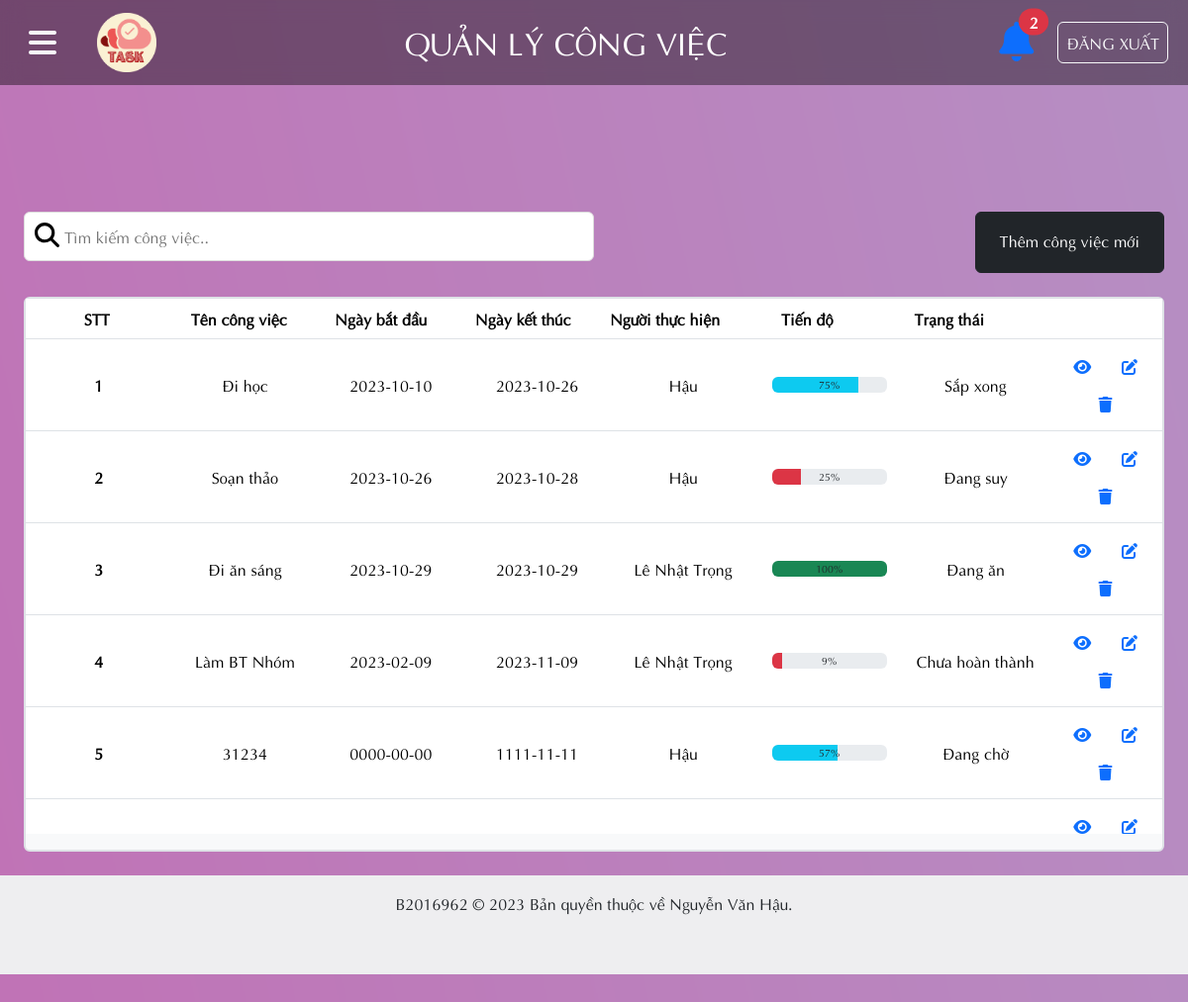
/Admin/ad_congviec_ds.php, run on an earlier commit of the app's database.
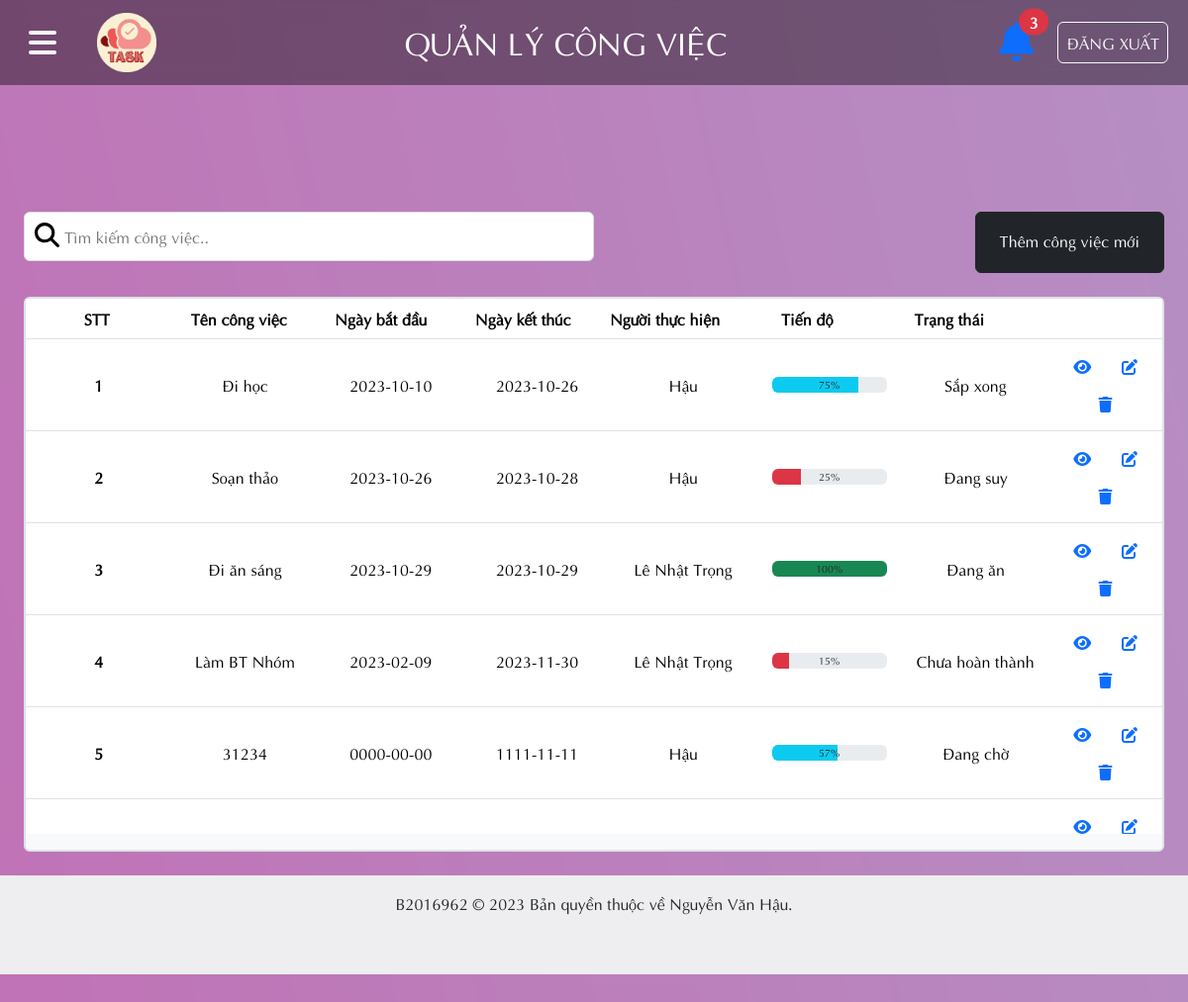
And on a later commit of the database.
### tables this page shows
CREATE TABLE `congviec` (
  `CV_MA` int(10) NOT NULL,
  `CV_TEN` varchar(50) NOT NULL,
  `CV_NGAYBATDAU` date NOT NULL,
  `CV_NGAYKETTHUC` date NOT NULL,
  `CV_NOIDUNG` text NOT NULL,
  `CV_TIENDO` varchar(50) NOT NULL,
  `CV_TRANGTHAICV` varchar(50) NOT NULL,
  `CV_NGAYTAO` date NOT NULL,
  `CV_NTH` int(10) NOT NULL,
  `CV_NGS` int(10) NOT NULL,
  `LCV_MA` int(10) NOT NULL
);

CREATE TABLE `nguoidung` (
  `ND_MA` int(10) NOT NULL,
  `ND_HOTEN` varchar(50) NOT NULL,
  `ND_NGAYSINH` date NOT NULL,
  `ND_DIACHI` varchar(50) NOT NULL,
  `ND_SDT` varchar(10) NOT NULL,
  `ND_EMAIL` varchar(50) NOT NULL,
  `ND_MSCB` int(10) NOT NULL,
  `ND_MATKHAU` varchar(32) NOT NULL
);

### Admin/ad_thongbao.php (called while the page is built, shortened)
<?php include_once '../condb/condb.php';
$query_chuadoc = "SELECT * FROM thongbao WHERE TB_XEM = '0'";
$soluong_chuadoc = $conn->query($query_chuadoc);
$soluong_thongbao = mysqli_num_rows($soluong_chuadoc);
?>

### Admin/ad_congviec_ds.php (the view, shortened to what this page needs)
<?php include_once '../condb/condb.php';
include_once './ad_thongbao.php'; ?>
<!DOCTYPE html>
<html lang="en">
<head>
    <link href="../styles/style.css?v=<?php echo time(); ?>" rel="stylesheet" type="text/css" />
    <link href="https://cdn.jsdelivr.net/npm/bootstrap@5.3.2/dist/css/bootstrap.min.css" rel="stylesheet"
>
    <link rel="stylesheet" href="https://cdnjs.cloudflare.com/ajax/libs/font-awesome/6.4.2/css/all.min.css">
</head>
<body>
    <header>
        <nav class="navbar_container navbar  navbar-expand-lg">
            <button class=" btn mx-3" type="button" data-bs-toggle="offcanvas" data-bs-target="#offcanvasExample" aria-controls="offcanvasExample">
                <i class="fa-solid fs-2 text-light fa-bars"></i>
            </button>
            <div class="container-fluid">
                <a class="navbar-brand text-white fs-4" href="trangchu.php"><img src="../image/logo.png" style="width: 60px;" class="w3-circle"></a>
                <a class="navbar-brand text-white fs-2"> QUẢN LÝ CÔNG VIỆC </a>
                <div class="d-flex">
                    <div class="dropdown mx-4 position-relative">
                        <span class="position-absolute top-0 start-100 fs-6 translate-middle badge bg-danger rounded-pill badge-danger">
                            <?php echo $soluong_thongbao; ?>
                        </span>
                        <a id="dLabel" role="button" data-toggle="dropdown" data-target="#" href="#">
                            <i class="fs-1 fa-solid fa-bell"></i>
                        </a>
                    </div>
                    <a class="btn btn-outline-light px-2 py-2 me-2" href="../User/dangxuat.php" role="button">ĐĂNG XUẤT</a>
                </div>
            </div>
        </nav>
    </header>
    <main class="pb-4">
        <div class="rounded p-4 d-flex justify-content-sm-between">
            <input class="rounded-2" type="text" id="searchBar" placeholder="Tìm kiếm công việc.." title="Nhập thông tin công việc">
            <a href="ad_congviec_them.php" class="btn btn-dark p-3 px-4">Thêm công việc mới</a>
        </div>
        <div class=" mx-4 rounded bg-light border border-2">
            <table id="dataTable" class="table text-center align-middle">
                <thead class="align-middle">
                    <tr style="">
                        <th scope="col">STT</th>
                        <th scope="col">Tên công việc</th>
                        <th scope="col">Ngày bắt đầu</th>
                        <th scope="col">Ngày kết thúc</th>
                        <th scope="col">Người thực hiện</th>
                        <th scope="col">Tiến độ</th>
                        <th scope="col">Trạng thái</th>
                        <th scope="col"></th>
                    </tr>
                </thead>
                <tbody>
                    <?php
          $query_cv = "SELECT * FROM congviec";
$ds_cv = mysqli_query($conn, $query_cv);
$i = 1;
while ($cv = mysqli_fetch_assoc($ds_cv)):
    ?>
                    <tr>
                        <th scope="row">
                            <?php echo $i;
    $i += 1; ?>
                        </th>
                        <td>
                            <?php echo $cv['CV_TEN']; ?>
                        </td>
                        <td>
                            <?php echo $cv['CV_NGAYBATDAU']; ?>
                        </td>
                        <td>
                            <?php echo $cv['CV_NGAYKETTHUC']; ?>
                        </td>
                        <td>
                            <?php
    $ma_NTH = $cv['CV_NTH'];
    $query_nguoidung = "SELECT * FROM nguoidung where ND_MA = '$ma_NTH'";
    $nguoidung_TH = mysqli_query($conn, $query_nguoidung);
    $nguoidung = mysqli_fetch_assoc($nguoidung_TH);
    echo $nguoidung['ND_HOTEN']; ?>
                        </td>
                        <td>
                            <div class="progress m-2 position-relative ">
                                <div class="progress-bar " role="progressbar" style="width:<?php echo $cv['CV_TIENDO']; ?>%;" aria-valuenow="<?php echo $cv['CV_TIENDO'];?>" aria-valuemin="0"
                                    aria-valuemax="100"></div>
                                <small class="justify-content-center text-dark d-flex position-absolute w-100"><?php echo $cv['CV_TIENDO']; ?>%</small>
                            </div>
                        </td>
                        <td>
                            <?php echo $cv['CV_TRANGTHAICV']; ?>
                        </td>
                        <td style="width:10%">
                            <button class="btn"><a href="ad_congviec_chitiet.php?chitiet_ma=<?php echo $cv['CV_MA']?>"><i class="fa-solid fa-eye"></i></a></button>
                            <button class="btn"><a href="ad_congviec_sua.php?sua_ma=<?php echo $cv['CV_MA']?>"><i class="fa-solid fa-pen-to-square"></i></a></button>
                            <button class="btn"><a href="ad_congviec_xoa.php?xoa_ma=<?php echo $cv['CV_MA']?>"><i class="fa-sharp fa-solid fa-trash"></i></a></button>
                        </td>
                    </tr>
                    <?php
endwhile;
?>
                </tbody>
            </table>
        </div>
    </main>
    <footer class="footer_container d-flex justify-content-center p-3 text-dark">
        <p>B2016962 &copy; 2023 Bản quyền thuộc về Nguyễn Văn Hậu.</p>
    </footer>
</body>
</html>

### styles/style.css (style rules this page uses)
* { margin: 0; padding: 0; box-sizing: border-box; font-family: Aptima; }
body { background-image: url(../Image/background.png); background-repeat: no-repeat; background-size: cover; background-attachment: fixed; }
.footer_container { min-height: 100px; background-color: #eeeef0; }
footer { background-color: rgba(225, 225, 225, 0.4); backdrop-filter: blur(10px); height: 80px; }
main { min-height: 620px; margin-top: 80px; padding-top: 24px; }
.navbar_container { background-color: rgba(0, 0, 0, 0.4); backdrop-filter: blur(10px); }
#searchBar { background-image: url(../Image/SearchIcon.svg); background-position: 10px 10px; background-size: 25px; background-repeat: no-repeat; width: 50%; font-size: 16px; padding: 12px 20px 12px 40px; border: 1px solid #ddd; margin-bottom: 12px; }
table { width: 100%; }
thead, tbody tr { display: table; width: 100%; table-layout: fixed; }
tbody { display: block; overflow-y: auto; table-layout: fixed; max-height: 500px; }

What changed in the data, as far as the page shows it:
changed congviec "Làm BT Nhóm": CV_NGAYKETTHUC "2023-11-09" → "2023-11-30"; CV_TIENDO "9" → "15"
Also different on the page:
$soluong_thongbao: "2" → "3"
